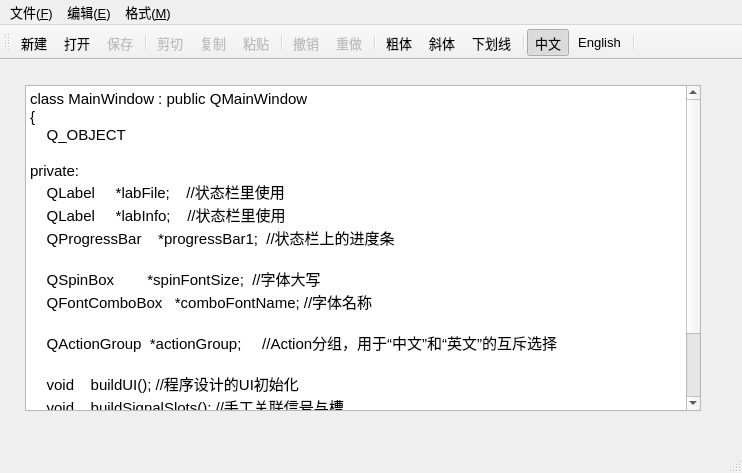
<?xml version="1.0" encoding="UTF-8"?>
<ui version="4.0">
 <class>MainWindow</class>
 <widget class="QMainWindow" name="MainWindow">
  <property name="geometry">
   <rect>
    <x>0</x>
    <y>0</y>
    <width>742</width>
    <height>473</height>
   </rect>
  </property>
  <property name="font">
   <font>
    <pointsize>10</pointsize>
   </font>
  </property>
  <property name="windowTitle">
   <string>QAction，QMainWindow，QPlainTextEdit</string>
  </property>
  <property name="toolButtonStyle">
   <enum>Qt::ToolButtonTextUnderIcon</enum>
  </property>
  <widget class="QWidget" name="centralWidget">
   <widget class="QPlainTextEdit" name="textEdit">
    <property name="geometry">
     <rect>
      <x>25</x>
      <y>25</y>
      <width>676</width>
      <height>326</height>
     </rect>
    </property>
    <property name="font">
     <font>
      <pointsize>11</pointsize>
     </font>
    </property>
    <property name="plainText">
     <string>class MainWindow : public QMainWindow
{
    Q_OBJECT

private:
    QLabel     *labFile;    //状态栏里使用
    QLabel     *labInfo;    //状态栏里使用
    QProgressBar    *progressBar1;  //状态栏上的进度条

    QSpinBox        *spinFontSize;  //字体大写
    QFontComboBox   *comboFontName; //字体名称

    QActionGroup  *actionGroup;     //Action分组，用于“中文”和“英文”的互斥选择

    void    buildUI(); //程序设计的UI初始化
    void    buildSignalSlots(); //手工关联信号与槽
public:
    MainWindow(QWidget *parent = 0);
    ~MainWindow();</string>
    </property>
   </widget>
  </widget>
  <widget class="QMenuBar" name="menuBar">
   <property name="geometry">
    <rect>
     <x>0</x>
     <y>0</y>
     <width>742</width>
     <height>19</height>
    </rect>
   </property>
   <widget class="QMenu" name="menu_E">
    <property name="title">
     <string>编辑(&amp;E)</string>
    </property>
    <addaction name="actEdit_Cut"/>
    <addaction name="actEdit_Copy"/>
    <addaction name="actEdit_Paste"/>
    <addaction name="separator"/>
    <addaction name="actEdit_Undo"/>
    <addaction name="actEdit_Redo"/>
    <addaction name="separator"/>
    <addaction name="actEdit_SelectAll"/>
    <addaction name="actEdit_Clear"/>
   </widget>
   <widget class="QMenu" name="menu_F">
    <property name="title">
     <string>格式(&amp;M)</string>
    </property>
    <widget class="QMenu" name="menu">
     <property name="title">
      <string>界面语言</string>
     </property>
     <addaction name="actLang_CN"/>
     <addaction name="actLang_EN"/>
    </widget>
    <addaction name="actFont_Bold"/>
    <addaction name="actFont_Italic"/>
    <addaction name="actFont_UnderLine"/>
    <addaction name="separator"/>
    <addaction name="actSys_ToggleText"/>
    <addaction name="menu"/>
   </widget>
   <widget class="QMenu" name="menu_F_2">
    <property name="title">
     <string>文件(&amp;F)</string>
    </property>
    <addaction name="actFile_New"/>
    <addaction name="actFile_Open"/>
    <addaction name="actFile_Save"/>
    <addaction name="separator"/>
    <addaction name="actClose"/>
   </widget>
   <addaction name="menu_F_2"/>
   <addaction name="menu_E"/>
   <addaction name="menu_F"/>
  </widget>
  <widget class="QToolBar" name="mainToolBar">
   <property name="toolButtonStyle">
    <enum>Qt::ToolButtonTextUnderIcon</enum>
   </property>
   <attribute name="toolBarArea">
    <enum>TopToolBarArea</enum>
   </attribute>
   <attribute name="toolBarBreak">
    <bool>false</bool>
   </attribute>
   <addaction name="actFile_New"/>
   <addaction name="actFile_Open"/>
   <addaction name="actFile_Save"/>
   <addaction name="separator"/>
   <addaction name="actEdit_Cut"/>
   <addaction name="actEdit_Copy"/>
   <addaction name="actEdit_Paste"/>
   <addaction name="separator"/>
   <addaction name="actEdit_Undo"/>
   <addaction name="actEdit_Redo"/>
   <addaction name="separator"/>
   <addaction name="actFont_Bold"/>
   <addaction name="actFont_Italic"/>
   <addaction name="actFont_UnderLine"/>
   <addaction name="separator"/>
   <addaction name="actLang_CN"/>
   <addaction name="actLang_EN"/>
   <addaction name="separator"/>
  </widget>
  <widget class="QStatusBar" name="statusBar">
   <property name="sizeGripEnabled">
    <bool>true</bool>
   </property>
  </widget>
  <action name="actEdit_Cut">
   <property name="enabled">
    <bool>false</bool>
   </property>
   <property name="icon">
    <iconset resource="res.qrc">
     <normaloff>:/icons/images/200.bmp</normaloff>:/icons/images/200.bmp</iconset>
   </property>
   <property name="text">
    <string>剪切</string>
   </property>
   <property name="toolTip">
    <string>剪切到粘贴板</string>
   </property>
   <property name="shortcut">
    <string>Ctrl+X</string>
   </property>
  </action>
  <action name="actEdit_Copy">
   <property name="enabled">
    <bool>false</bool>
   </property>
   <property name="icon">
    <iconset resource="res.qrc">
     <normaloff>:/icons/images/202.bmp</normaloff>:/icons/images/202.bmp</iconset>
   </property>
   <property name="text">
    <string>复制</string>
   </property>
   <property name="toolTip">
    <string>复制到粘贴板</string>
   </property>
   <property name="shortcut">
    <string>Ctrl+C</string>
   </property>
  </action>
  <action name="actEdit_Paste">
   <property name="enabled">
    <bool>false</bool>
   </property>
   <property name="icon">
    <iconset resource="res.qrc">
     <normaloff>:/icons/images/204.bmp</normaloff>:/icons/images/204.bmp</iconset>
   </property>
   <property name="text">
    <string>粘贴</string>
   </property>
   <property name="toolTip">
    <string>从粘贴板粘贴</string>
   </property>
   <property name="shortcut">
    <string>Ctrl+V</string>
   </property>
  </action>
  <action name="actFont_Bold">
   <property name="checkable">
    <bool>true</bool>
   </property>
   <property name="icon">
    <iconset resource="res.qrc">
     <normaloff>:/icons/images/500.bmp</normaloff>:/icons/images/500.bmp</iconset>
   </property>
   <property name="text">
    <string>粗体</string>
   </property>
   <property name="toolTip">
    <string>粗体</string>
   </property>
  </action>
  <action name="actFont_Italic">
   <property name="checkable">
    <bool>true</bool>
   </property>
   <property name="icon">
    <iconset resource="res.qrc">
     <normaloff>:/icons/images/502.bmp</normaloff>:/icons/images/502.bmp</iconset>
   </property>
   <property name="text">
    <string>斜体</string>
   </property>
   <property name="toolTip">
    <string>斜体</string>
   </property>
  </action>
  <action name="actFont_UnderLine">
   <property name="checkable">
    <bool>true</bool>
   </property>
   <property name="icon">
    <iconset resource="res.qrc">
     <normaloff>:/icons/images/504.bmp</normaloff>:/icons/images/504.bmp</iconset>
   </property>
   <property name="text">
    <string>下划线</string>
   </property>
   <property name="toolTip">
    <string>下划线</string>
   </property>
  </action>
  <action name="actClose">
   <property name="icon">
    <iconset resource="res.qrc">
     <normaloff>:/icons/images/132.bmp</normaloff>:/icons/images/132.bmp</iconset>
   </property>
   <property name="text">
    <string>关闭</string>
   </property>
   <property name="toolTip">
    <string>关闭本窗口</string>
   </property>
  </action>
  <action name="actSys_ToggleText">
   <property name="checkable">
    <bool>true</bool>
   </property>
   <property name="checked">
    <bool>false</bool>
   </property>
   <property name="text">
    <string>显示按钮文字</string>
   </property>
   <property name="toolTip">
    <string>显示工具栏按钮文字</string>
   </property>
  </action>
  <action name="actEdit_Clear">
   <property name="icon">
    <iconset resource="res.qrc">
     <normaloff>:/icons/images/212.bmp</normaloff>:/icons/images/212.bmp</iconset>
   </property>
   <property name="text">
    <string>清空</string>
   </property>
   <property name="toolTip">
    <string>清空</string>
   </property>
  </action>
  <action name="actEdit_Undo">
   <property name="enabled">
    <bool>false</bool>
   </property>
   <property name="icon">
    <iconset resource="res.qrc">
     <normaloff>:/icons/images/206.bmp</normaloff>:/icons/images/206.bmp</iconset>
   </property>
   <property name="text">
    <string>撤销</string>
   </property>
   <property name="toolTip">
    <string>撤销上次编辑操作</string>
   </property>
   <property name="statusTip">
    <string>撤销上次编辑操作</string>
   </property>
   <property name="shortcut">
    <string>Ctrl+Z</string>
   </property>
  </action>
  <action name="actEdit_Redo">
   <property name="enabled">
    <bool>false</bool>
   </property>
   <property name="icon">
    <iconset resource="res.qrc">
     <normaloff>:/icons/images/208.bmp</normaloff>:/icons/images/208.bmp</iconset>
   </property>
   <property name="text">
    <string>重做</string>
   </property>
   <property name="toolTip">
    <string>重做上次操作</string>
   </property>
   <property name="statusTip">
    <string>重做上次操作</string>
   </property>
   <property name="shortcut">
    <string>Ctrl+Y</string>
   </property>
  </action>
  <action name="actEdit_SelectAll">
   <property name="text">
    <string>全选</string>
   </property>
   <property name="toolTip">
    <string>全选</string>
   </property>
   <property name="shortcut">
    <string>Ctrl+A</string>
   </property>
  </action>
  <action name="actFile_New">
   <property name="icon">
    <iconset resource="res.qrc">
     <normaloff>:/icons/images/100.bmp</normaloff>:/icons/images/100.bmp</iconset>
   </property>
   <property name="text">
    <string>新建</string>
   </property>
   <property name="toolTip">
    <string>新建文件</string>
   </property>
   <property name="statusTip">
    <string>新建一个文件</string>
   </property>
   <property name="shortcut">
    <string>Ctrl+N</string>
   </property>
  </action>
  <action name="actFile_Open">
   <property name="icon">
    <iconset resource="res.qrc">
     <normaloff>:/icons/images/122.bmp</normaloff>:/icons/images/122.bmp</iconset>
   </property>
   <property name="text">
    <string>打开...</string>
   </property>
   <property name="toolTip">
    <string>打开文件</string>
   </property>
   <property name="statusTip">
    <string>打开一个文件</string>
   </property>
   <property name="shortcut">
    <string>Ctrl+O</string>
   </property>
  </action>
  <action name="actFile_Save">
   <property name="enabled">
    <bool>false</bool>
   </property>
   <property name="icon">
    <iconset resource="res.qrc">
     <normaloff>:/icons/images/104.bmp</normaloff>:/icons/images/104.bmp</iconset>
   </property>
   <property name="text">
    <string>保存</string>
   </property>
   <property name="toolTip">
    <string>保存修改</string>
   </property>
   <property name="statusTip">
    <string>没有实际保存文件</string>
   </property>
   <property name="shortcut">
    <string>Ctrl+S</string>
   </property>
  </action>
  <action name="actLang_CN">
   <property name="checkable">
    <bool>true</bool>
   </property>
   <property name="checked">
    <bool>true</bool>
   </property>
   <property name="icon">
    <iconset resource="res.qrc">
     <normaloff>:/icons/images/CN.jpg</normaloff>:/icons/images/CN.jpg</iconset>
   </property>
   <property name="text">
    <string>中文</string>
   </property>
   <property name="toolTip">
    <string>中文界面</string>
   </property>
   <property name="statusTip">
    <string>切换使用汉语界面</string>
   </property>
  </action>
  <action name="actLang_EN">
   <property name="checkable">
    <bool>true</bool>
   </property>
   <property name="icon">
    <iconset resource="res.qrc">
     <normaloff>:/icons/images/timg2.jpg</normaloff>:/icons/images/timg2.jpg</iconset>
   </property>
   <property name="text">
    <string>English</string>
   </property>
   <property name="toolTip">
    <string>English Interface</string>
   </property>
   <property name="statusTip">
    <string>切换使用英语界面</string>
   </property>
  </action>
 </widget>
 <layoutdefault spacing="6" margin="11"/>
 <resources>
  <include location="res.qrc"/>
 </resources>
 <connections>
  <connection>
   <sender>actEdit_Cut</sender>
   <signal>triggered()</signal>
   <receiver>textEdit</receiver>
   <slot>cut()</slot>
   <hints>
    <hint type="sourcelabel">
     <x>-1</x>
     <y>-1</y>
    </hint>
    <hint type="destinationlabel">
     <x>308</x>
     <y>228</y>
    </hint>
   </hints>
  </connection>
  <connection>
   <sender>actEdit_Copy</sender>
   <signal>triggered()</signal>
   <receiver>textEdit</receiver>
   <slot>copy()</slot>
   <hints>
    <hint type="sourcelabel">
     <x>-1</x>
     <y>-1</y>
    </hint>
    <hint type="destinationlabel">
     <x>308</x>
     <y>228</y>
    </hint>
   </hints>
  </connection>
  <connection>
   <sender>actEdit_Paste</sender>
   <signal>triggered()</signal>
   <receiver>textEdit</receiver>
   <slot>paste()</slot>
   <hints>
    <hint type="sourcelabel">
     <x>-1</x>
     <y>-1</y>
    </hint>
    <hint type="destinationlabel">
     <x>308</x>
     <y>228</y>
    </hint>
   </hints>
  </connection>
  <connection>
   <sender>actEdit_Clear</sender>
   <signal>triggered()</signal>
   <receiver>textEdit</receiver>
   <slot>clear()</slot>
   <hints>
    <hint type="sourcelabel">
     <x>-1</x>
     <y>-1</y>
    </hint>
    <hint type="destinationlabel">
     <x>308</x>
     <y>228</y>
    </hint>
   </hints>
  </connection>
  <connection>
   <sender>actEdit_Undo</sender>
   <signal>triggered()</signal>
   <receiver>textEdit</receiver>
   <slot>undo()</slot>
   <hints>
    <hint type="sourcelabel">
     <x>-1</x>
     <y>-1</y>
    </hint>
    <hint type="destinationlabel">
     <x>347</x>
     <y>248</y>
    </hint>
   </hints>
  </connection>
  <connection>
   <sender>actEdit_Redo</sender>
   <signal>triggered()</signal>
   <receiver>textEdit</receiver>
   <slot>redo()</slot>
   <hints>
    <hint type="sourcelabel">
     <x>-1</x>
     <y>-1</y>
    </hint>
    <hint type="destinationlabel">
     <x>347</x>
     <y>248</y>
    </hint>
   </hints>
  </connection>
  <connection>
   <sender>textEdit</sender>
   <signal>undoAvailable(bool)</signal>
   <receiver>actEdit_Undo</receiver>
   <slot>setEnabled(bool)</slot>
   <hints>
    <hint type="sourcelabel">
     <x>347</x>
     <y>248</y>
    </hint>
    <hint type="destinationlabel">
     <x>-1</x>
     <y>-1</y>
    </hint>
   </hints>
  </connection>
  <connection>
   <sender>textEdit</sender>
   <signal>redoAvailable(bool)</signal>
   <receiver>actEdit_Redo</receiver>
   <slot>setEnabled(bool)</slot>
   <hints>
    <hint type="sourcelabel">
     <x>347</x>
     <y>248</y>
    </hint>
    <hint type="destinationlabel">
     <x>-1</x>
     <y>-1</y>
    </hint>
   </hints>
  </connection>
  <connection>
   <sender>actEdit_SelectAll</sender>
   <signal>triggered()</signal>
   <receiver>textEdit</receiver>
   <slot>selectAll()</slot>
   <hints>
    <hint type="sourcelabel">
     <x>-1</x>
     <y>-1</y>
    </hint>
    <hint type="destinationlabel">
     <x>319</x>
     <y>238</y>
    </hint>
   </hints>
  </connection>
  <connection>
   <sender>actClose</sender>
   <signal>triggered()</signal>
   <receiver>MainWindow</receiver>
   <slot>close()</slot>
   <hints>
    <hint type="sourcelabel">
     <x>-1</x>
     <y>-1</y>
    </hint>
    <hint type="destinationlabel">
     <x>335</x>
     <y>224</y>
    </hint>
   </hints>
  </connection>
  <connection>
   <sender>textEdit</sender>
   <signal>modificationChanged(bool)</signal>
   <receiver>actFile_Save</receiver>
   <slot>setEnabled(bool)</slot>
   <hints>
    <hint type="sourcelabel">
     <x>330</x>
     <y>200</y>
    </hint>
    <hint type="destinationlabel">
     <x>-1</x>
     <y>-1</y>
    </hint>
   </hints>
  </connection>
 </connections>
</ui>
